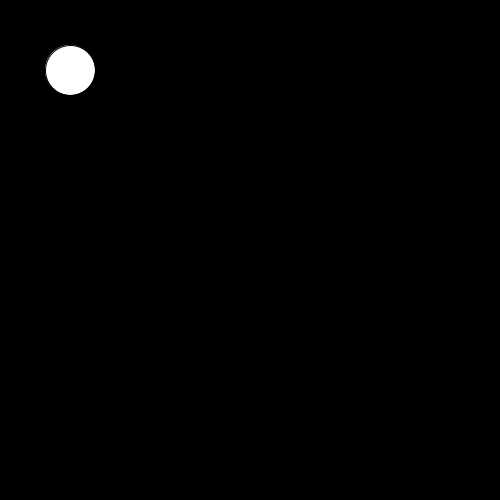
Frame 1 (no input)
Frame 60 (the mouse pressed at the canvas centre just before this capture): identical to frame 1, image omitted
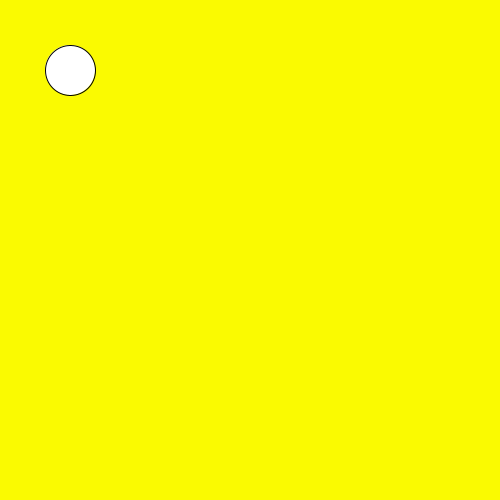
Frame 120 (the mouse held since frame 60 and released just before this capture)

The Processing sketch that drew these frames (run headless with seeded random() and noise(); from frame 60 on, the mouse is pressed at the canvas centre):

// Processing sketch: slippery_dot
// ── slippery_dot.pde
 // 1. Create three integer variables to represent the x, y, and the size of the ellipse
        int x = 70; 
        int y =70;
        int size = 50;
    void setup() {
      // 2. Set the size of your sketch
    size (500,500);
    }
    
    void draw() {
      // 3. Set the background color of your sketch
      background(mouseX,mouseY,1);
      // 4. Draw an ellipse. Make sure it fits in the window.
      // Use the variables created at the top of the sketch, 
      // for the location and size of your ellipse
  ellipse(x,y,size,size);
    }
    
    void mousePressed() {
      //5. Create an integer variable called distance
      int distance =getDistance (mouseX,mouseY,x,y);
      //6. Set the value of the distance variable to the value returned by the getDistance method
      //   Pass the mouse's x and y (mouseX and mouseY) and the x and y of your ellipse to the method.
          
                             
      //7.  Use an if statement to check if the distance variable is < the radius of the ellipse
      //    If it is, set a new x and y for the ellipse, using a random location on the window
      //    Hint: Use the Processing random() function
      if(distance < size /2){
     x = (int)random(0,500); 
     y= (int)random(0,500); 
      }
      
    }
    
    int getDistance(int x1, int y1, int x2, int y2) {
      return (int)Math.sqrt(Math.pow((x1-x2),2) + Math.pow((y1-y2),2));
    }
